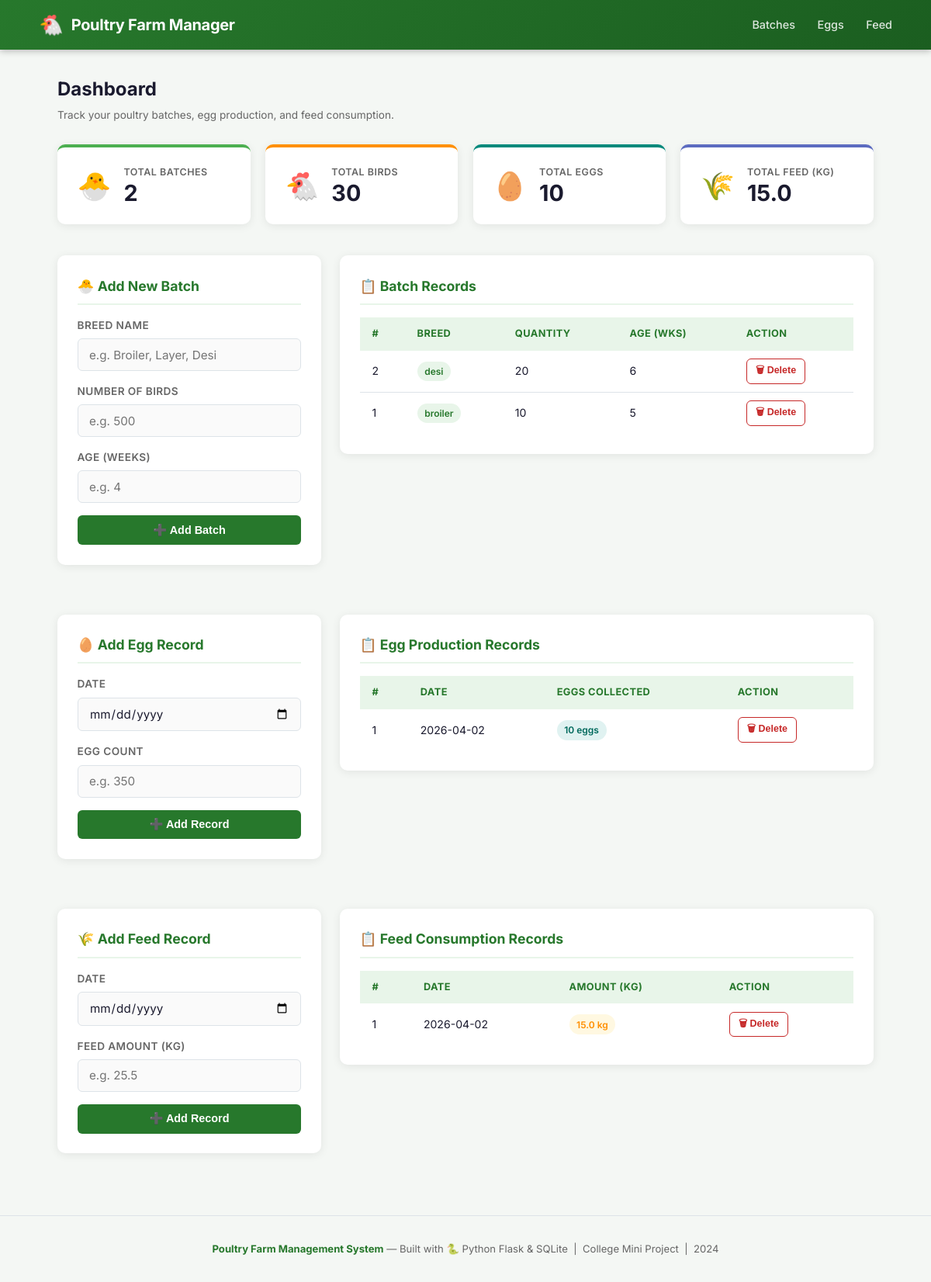
The page / on the database its author committed.
### tables this page shows
CREATE TABLE batches (
            id       INTEGER PRIMARY KEY AUTOINCREMENT,
            breed    TEXT    NOT NULL,
            quantity INTEGER NOT NULL,
            age      INTEGER NOT NULL
        );

CREATE TABLE eggs (
            id    INTEGER PRIMARY KEY AUTOINCREMENT,
            date  TEXT    NOT NULL,
            count INTEGER NOT NULL
        );

CREATE TABLE feed (
            id     INTEGER PRIMARY KEY AUTOINCREMENT,
            date   TEXT    NOT NULL,
            amount REAL    NOT NULL
        );

### app.py (the view)
@app.route("/")
def index():
    conn = get_db()
    batches = conn.execute("SELECT * FROM batches ORDER BY id DESC").fetchall()
    eggs    = conn.execute("SELECT * FROM eggs    ORDER BY id DESC").fetchall()
    feeds   = conn.execute("SELECT * FROM feed    ORDER BY id DESC").fetchall()
    total_batches  = conn.execute("SELECT COUNT(*) FROM batches").fetchone()[0]
    total_birds    = conn.execute("SELECT SUM(quantity) FROM batches").fetchone()[0] or 0
    total_eggs     = conn.execute("SELECT SUM(count) FROM eggs").fetchone()[0] or 0
    total_feed     = conn.execute("SELECT SUM(amount) FROM feed").fetchone()[0] or 0.0
    conn.close()
    return render_template(
        "index.html",
        batches=batches,
        eggs=eggs,
        feeds=feeds,
        total_batches=total_batches,
        total_birds=total_birds,
        total_eggs=total_eggs,
        total_feed=round(total_feed, 2),
    )

### app.py (called while the page is built)
def get_db():
    conn = sqlite3.connect(DATABASE)
    conn.row_factory = sqlite3.Row
    return conn

### templates/index.html (shortened to what this page needs)
<!DOCTYPE html>
<html lang="en">
<head>
  <link rel="stylesheet" href="{{ url_for('static', filename='style.css') }}" />
</head>
<body>
  <header>
    <div class="nav-inner">
      <div class="nav-brand">
        <span>🐔</span> Poultry Farm Manager
      </div>
      <nav class="nav-links">
        <a href="#batch-section">Batches</a>
        <a href="#egg-section">Eggs</a>
        <a href="#feed-section">Feed</a>
      </nav>
    </div>
  </header>
  <main class="container">
    <h1 style="font-size:1.5rem; font-weight:700; margin-bottom:0.25rem;">
      Dashboard
    </h1>
    <p class="text-muted mb-0">Track your poultry batches, egg production, and feed consumption.</p>
    <br />
    <div class="stats-grid">
      <div class="stat-card">
        <div class="stat-icon">🐣</div>
        <div class="stat-info">
          <div class="label">Total Batches</div>
          <div class="value">{{ total_batches }}</div>
        </div>
      </div>
      <div class="stat-card accent">
        <div class="stat-icon">🐔</div>
        <div class="stat-info">
          <div class="label">Total Birds</div>
          <div class="value">{{ total_birds }}</div>
        </div>
      </div>
      <div class="stat-card teal">
        <div class="stat-icon">🥚</div>
        <div class="stat-info">
          <div class="label">Total Eggs</div>
          <div class="value">{{ total_eggs }}</div>
        </div>
      </div>
      <div class="stat-card indigo">
        <div class="stat-icon">🌾</div>
        <div class="stat-info">
          <div class="label">Total Feed (kg)</div>
          <div class="value">{{ total_feed }}</div>
        </div>
      </div>
    </div>
    <section id="batch-section">
      <div class="split-layout">
        <div class="card">
          <h2 class="section-title">🐣 Add New Batch</h2>
          <form action="/add_batch" method="post" novalidate>
            <div class="form-group">
              <label for="breed">Breed Name</label>
              <input
                type="text"
                id="breed"
                name="breed"
                placeholder="e.g. Broiler, Layer, Desi"
                maxlength="100"
                required
              />
            </div>
            <div class="form-group">
              <label for="quantity">Number of Birds</label>
              <input
                type="number"
                id="quantity"
                name="quantity"
                placeholder="e.g. 500"
                min="1"
                required
              />
            </div>
            <div class="form-group">
              <label for="age">Age (weeks)</label>
              <input
                type="number"
                id="age"
                name="age"
                placeholder="e.g. 4"
                min="0"
                required
              />
            </div>
            <button type="submit" class="btn btn-primary">
              ➕ Add Batch
            </button>
          </form>
        </div>
        <div class="card">
          <h2 class="section-title">📋 Batch Records</h2>
          <div class="table-wrap">
            <table>
              <thead>
                <tr>
                  <th>#</th>
                  <th>Breed</th>
                  <th>Quantity</th>
                  <th>Age (wks)</th>
                  <th>Action</th>
                </tr>
              </thead>
              <tbody>
                {% if batches %}
                  {% for batch in batches %}
                  <tr>
                    <td>{{ batch['id'] }}</td>
                    <td>
                      <span class="badge badge-green">{{ batch['breed'] }}</span>
                    </td>
                    <td>{{ batch['quantity'] }}</td>
                    <td>{{ batch['age'] }}</td>
                    <td>
                      <form action="/delete/batches/{{ batch['id'] }}" method="post"
                            onsubmit="return confirm('Delete this batch?')">
                        <button type="submit" class="btn btn-danger">🗑 Delete</button>
                      </form>
                    </td>
                  </tr>
                  {% endfor %}
                {% else %}
                  <tr>
                    <td colspan="5" class="no-records">No batches added yet.</td>
                  </tr>
                {% endif %}
              </tbody>
            </table>
          </div>
        </div>
      </div>
    </section>
    <section id="egg-section">
      <div class="split-layout">
        <div class="card">
          <h2 class="section-title">🥚 Add Egg Record</h2>
          <form action="/add_egg" method="post" novalidate>
            <div class="form-group">
              <label for="egg_date">Date</label>
              <input
                type="date"
                id="egg_date"
                name="date"
                required
              />
            </div>
            <div class="form-group">
              <label for="count">Egg Count</label>
              <input
                type="number"
                id="count"
                name="count"
                placeholder="e.g. 350"
                min="0"
                required
              />
            </div>
            <button type="submit" class="btn btn-primary">
              ➕ Add Record
            </button>
          </form>
        </div>
        <div class="card">
          <h2 class="section-title">📋 Egg Production Records</h2>
          <div class="table-wrap">
            <table>
              <thead>
                <tr>
                  <th>#</th>
                  <th>Date</th>
                  <th>Eggs Collected</th>
                  <th>Action</th>
                </tr>
              </thead>
              <tbody>
                {% if eggs %}
                  {% for egg in eggs %}
                  <tr>
                    <td>{{ egg['id'] }}</td>
                    <td>{{ egg['date'] }}</td>
                    <td>
                      <span class="badge badge-teal">{{ egg['count'] }} eggs</span>
                    </td>
                    <td>
                      <form action="/delete/eggs/{{ egg['id'] }}" method="post"
                            onsubmit="return confirm('Delete this egg record?')">
                        <button type="submit" class="btn btn-danger">🗑 Delete</button>
                      </form>
                    </td>
                  </tr>
                  {% endfor %}
                {% else %}
                  <tr>
                    <td colspan="4" class="no-records">No egg records added yet.</td>
                  </tr>
                {% endif %}
              </tbody>
            </table>
          </div>
        </div>
      </div>
    </section>
    <section id="feed-section">
      <div class="split-layout">
        <div class="card">
          <h2 class="section-title">🌾 Add Feed Record</h2>
          <form action="/add_feed" method="post" novalidate>
            <div class="form-group">
              <label for="feed_date">Date</label>
              <input
                type="date"
                id="feed_date"
                name="date"
                required
              />
            </div>
            <div class="form-group">
              <label for="amount">Feed Amount (kg)</label>
              <input
                type="number"
                id="amount"
                name="amount"
                placeholder="e.g. 25.5"
                step="0.01"
                min="0.01"
                required
              />
            </div>
            <button type="submit" class="btn btn-primary">
              ➕ Add Record
            </button>
          </form>
        </div>
        <div class="card">
          <h2 class="section-title">📋 Feed Consumption Records</h2>
          <div class="table-wrap">
            <table>
              <thead>
                <tr>
                  <th>#</th>
                  <th>Date</th>
                  <th>Amount (kg)</th>
                  <th>Action</th>
                </tr>
              </thead>
              <tbody>
                {% if feeds %}
                  {% for f in feeds %}
                  <tr>
                    <td>{{ f['id'] }}</td>
                    <td>{{ f['date'] }}</td>
                    <td>
                      <span class="badge badge-amber">{{ f['amount'] }} kg</span>
                    </td>
                    <td>
                      <form action="/delete/feed/{{ f['id'] }}" method="post"
                            onsubmit="return confirm('Delete this feed record?')">
                        <button type="submit" class="btn btn-danger">🗑 Delete</button>
                      </form>
                    </td>
                  </tr>
                  {% endfor %}
                {% else %}
                  <tr>
                    <td colspan="4" class="no-records">No feed records added yet.</td>
                  </tr>
                {% endif %}
              </tbody>
            </table>
          </div>
        </div>
      </div>
    </section>
  </main>
  <footer>
    <p>
      <strong>Poultry Farm Management System</strong> &mdash;
      Built with 🐍 Python Flask &amp; SQLite &nbsp;|&nbsp;
      College Mini Project &nbsp;|&nbsp; 2024
    </p>
  </footer>
</body>
</html>

### rows shown on the page
batches: id "2", breed "desi", quantity "20", age "6"
batches: id "1", breed "broiler", quantity "10", age "5"
eggs: id "1", date "2026-04-02", count "10"
feed: id "1", date "2026-04-02", amount "15.0"

### other values the page prints
{{ total_batches }} "2"
{{ total_birds }} "30"
{{ total_eggs }} "10"
{{ total_feed }} "15.0"
